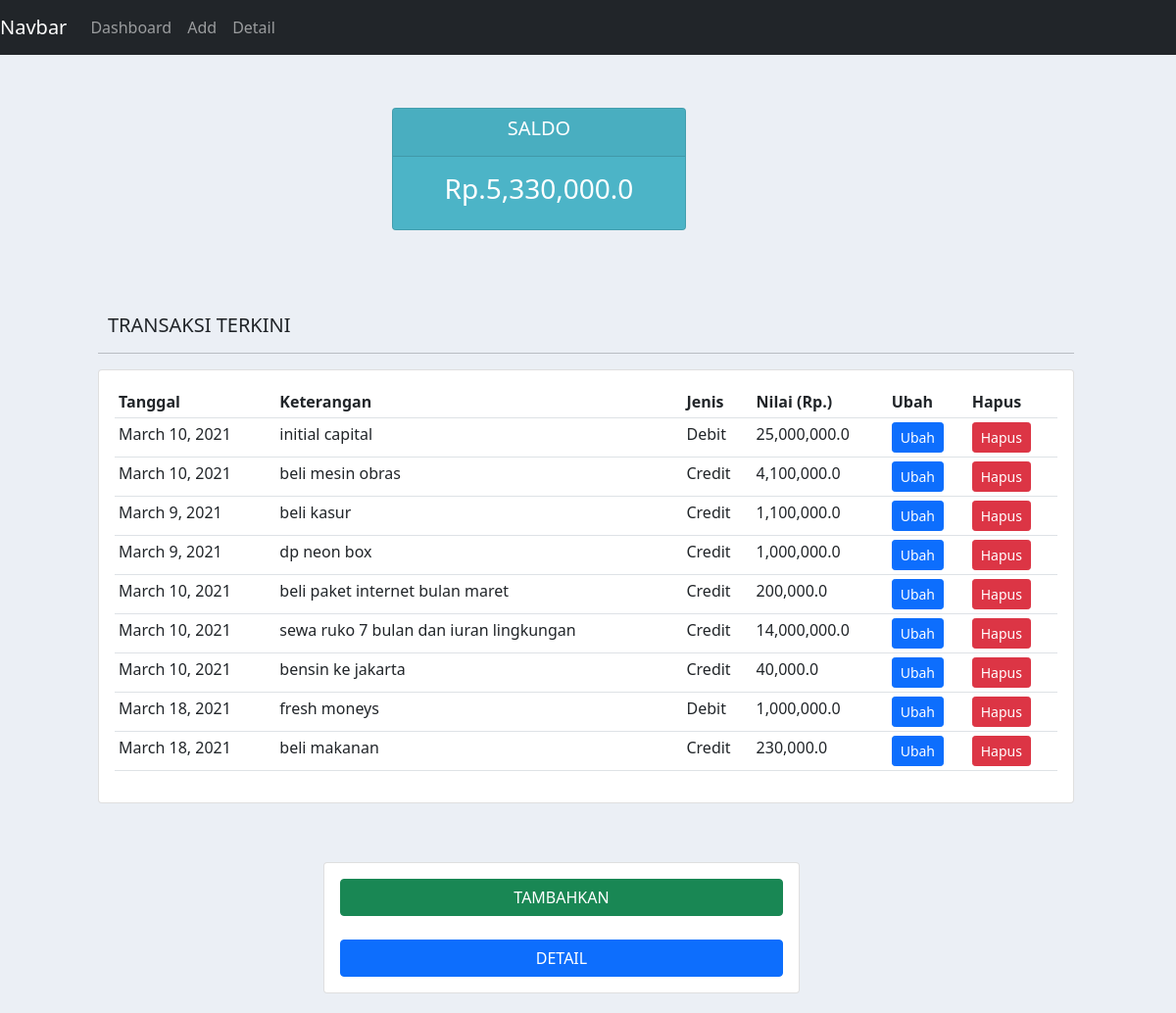
The page / on the database its author committed.
### finance/models.py (models this page shows, shortened)
class cashFlow(models.Model):
    TIPE = (
        ('Credit', 'Credit'),
        ('Debit', 'Debit'),)
    tipe = models.CharField(max_length=200, choices=TIPE)
    date = models.DateField(default=datetime.date.today)
    price = models.FloatField(max_length=100, default=0)
    desc = models.TextField(max_length=200)
    saldoCredit = models.FloatField(max_length=100,default=0)
    saldoDebit = models.FloatField(max_length=100, default=0)

### finance/views.py (the view)
# urls.py: path('',views.home,name='home'),
def home(request):
    cf_list = cashFlow.objects.all()
    cf_count = cashFlow.objects.count()
    if cf_count < 1:
        cf = cashFlow(price=0, desc='mulai baru', saldoCredit=0, tipe='Debit', saldoDebit=0)
        cf.save()
    agg_Credit = cashFlow.objects.aggregate(Sum('saldoCredit'))['saldoCredit__sum']
    agg_Debit = cashFlow.objects.aggregate(Sum('saldoDebit'))['saldoDebit__sum']
    last_saldo= agg_Debit-agg_Credit
    context = {
        'cf_list': cf_list,'last_saldo':last_saldo
    }
    return  render(request,'finance/home.html',context)

### finance/templates/finance/home.html
{% extends 'finance/main.html' %}
{% load humanize %}
{% block body%}
{% include 'finance/status.html' %}
<br>
<div class="row">
	<div class="col-md-10 " style=" margin: 30px 3px 30px 100px; ">
		<h5 style=" margin: 1px 3px 10px 10px; ">TRANSAKSI TERKINI</h5>
		<hr>
		<div class="card card-body">
			<table class="table table-sm">
				<tr>
					<th>Tanggal</th>
					<th>Keterangan</th>
					<th>Jenis</th>
					<th>Nilai (Rp.)</th>
					<th>Ubah</th>
					<th>Hapus</th>
				</tr>
					{% for cf in cf_list %}
				        {% if cf.id > 49 %}
						<tr>
							<td>{{cf.date}}</td>
							<td>{{cf.desc}}</td>
							<td>{{cf.tipe}}</td>
							<td>{{cf.price|intcomma}}</td>
							<td><a class="btn btn-sm btn-primary" href="{%url 'ubah' cf.id%}">Ubah</a></td>
							<td><a class="btn btn-sm btn-danger" href="{%url 'hapus' cf.id%}">Hapus</a></td>
						</tr>
						{%endif%}
				   {% endfor%}
			</table>
		</div>
	</div>
	<div class="col-md-5" style=" margin: 30px 30px 20px 330px; ">
		<div class="card card-body">
		<a class="btn btn-success " href="{%url 'add' %}">TAMBAHKAN</a>
			<br>
		<a class="btn btn-primary  " href="">DETAIL</a>
		</div>
	</div>
</div>
{%endblock%}

### finance/templates/finance/main.html (shortened to what this page needs)
{% load static%}
<!DOCTYPE html>
<html lang="en">
<head>
    <link rel="stylesheet" href="https://stackpath.bootstrapcdn.com/bootstrap/5.0.0-alpha2/css/bootstrap.min.css">
</head>
<body>
{% include 'finance/navbar.html' %}
{% block body%}
{%endblock%}
</body>
</html>

### finance/templates/finance/navbar.html (shortened to what this page needs)
<nav class="navbar navbar-expand-lg navbar-dark bg-dark">
  <a class="navbar-brand" href="#">Navbar</a>
  <div class="collapse navbar-collapse" id="navbarNav">
    <ul class="navbar-nav">
      <li class="nav-item active">
        <a class="nav-link" href="{% url 'home' %}">Dashboard</a>
      </li>
      <li class="nav-item">
        <a class="nav-link" href="{% url 'add' %}">Add</a>
      </li>
      <li class="nav-item">
        <a class="nav-link" href="{% url 'detail' %}">Detail</a>
      </li>
    </ul>
  </div>
</nav>

### finance/templates/finance/status.html
{% load humanize %}
<br>
<div class="row">
	<div class="col">
		<div class="col-md-3 " style=" margin: 30px 30px 30px 400px; ">
			<div class="card text-center text-white  mb-8" id="saldoAkhir" >
			  	<div class="card-header" >
			  		<h5 class="card-title">SALDO</h5>
			  	</div>
			  	<div class="card-body">
			    	<h3 class="card-title">Rp.{{ last_saldo|intcomma }}</h3>
			  	</div>
			</div>
		</div>
	</div>
</div>

### finance/templates/finance/main.html (style rules this page uses)
body { background-color: #ebeff5; }
#saldoAkhir { background-color: #4cb4c7; justify-content: center; }

### rows shown on the page
cashFlow: date "March 10, 2021", desc "initial capital", tipe "Debit", price "25,000,000.0"
cashFlow: date "March 10, 2021", desc "beli mesin obras", tipe "Credit", price "4,100,000.0"
cashFlow: date "March 9, 2021", desc "beli kasur", tipe "Credit", price "1,100,000.0"
cashFlow: date "March 9, 2021", desc "dp neon box", tipe "Credit", price "1,000,000.0"
cashFlow: date "March 10, 2021", desc "beli paket internet bulan maret", tipe "Credit", price "200,000.0"
cashFlow: date "March 10, 2021", desc "sewa ruko 7 bulan dan iuran lingkungan", tipe "Credit", price "14,000,000.0"
cashFlow: date "March 10, 2021", desc "bensin ke jakarta", tipe "Credit", price "40,000.0"
cashFlow: date "March 18, 2021", desc "fresh moneys", tipe "Debit", price "1,000,000.0"
cashFlow: date "March 18, 2021", desc "beli makanan", tipe "Credit", price "230,000.0"

### other values the page prints
{{ last_saldo|intcomma }} "5,330,000.0"
